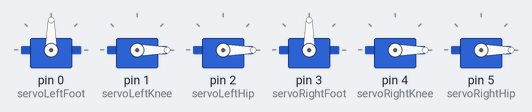
Recording of a sketch running on a simulated Arduino Uno, built with avr-gcc and run on an emulated ATmega328P. On the bench: 6 × servo.

Above: at 0.05 s.
At 4.97 s:
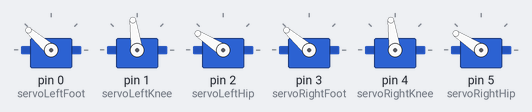
At 9.99 s:
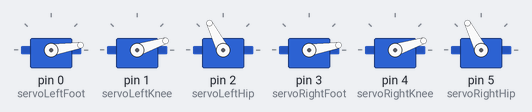
At 19.93 s:
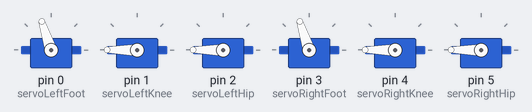
At 29.88 s:
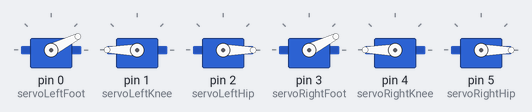
At 39.93 s:
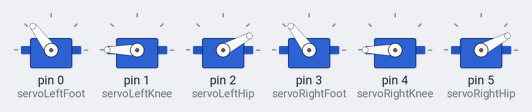
Timing chart, 0 to 40.0 s (numbered marks = the images above):
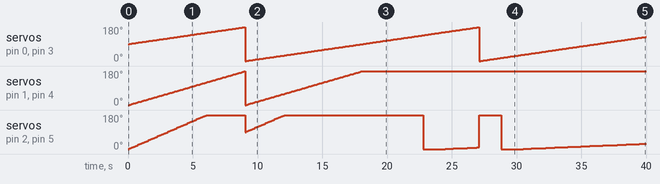

The sketch:

walk.ino
```cpp
#include <Servo.h>

// Create servo objects for each motor
Servo servoLeftFoot;
Servo servoLeftKnee;
Servo servoLeftHip;
Servo servoRightFoot;
Servo servoRightKnee;
Servo servoRightHip;

// Define the angles for each motor
int servoLeftFootAngle = 0;
int servoLeftKneeAngle = 90;
int servoLeftHipAngle = 90;
int servoRightFootAngle = 0;
int servoRightKneeAngle = 90;
int servoRightHipAngle = 90;

// Setup function
void setup() {
  // Attach each servo object to the corresponding pin on the servo driver
  servoLeftFoot.attach(0);
  servoLeftKnee.attach(1);
  servoLeftHip.attach(2);
  servoRightFoot.attach(3);
  servoRightKnee.attach(4);
  servoRightHip.attach(5);

  // Set the initial angles for each motor
  servoLeftFootAngle = 90;
  servoLeftKneeAngle = 0;
  servoLeftHipAngle = 0;
  servoRightFootAngle = 90;
  servoRightKneeAngle = 0;
  servoRightHipAngle = 0;
}

// Loop function
void loop() {
  // Move the motors to their respective angles
  servoLeftFoot.write(servoLeftFootAngle);
  servoLeftKnee.write(servoLeftKneeAngle);
  servoLeftHip.write(servoLeftHipAngle);
  servoRightFoot.write(servoRightFootAngle);
  servoRightKnee.write(servoRightKneeAngle);
  servoRightHip.write(servoRightHipAngle);

  // Delay for a short period of time
  delay(100);

  // Change the angles for each motor
  servoLeftFootAngle += 1;
  servoLeftKneeAngle += 2;
  servoLeftHipAngle += 3;
  servoRightFootAngle += 1;
  servoRightKneeAngle += 2;
  servoRightHipAngle += 3;

  // Check if the robot has reached the end of its travel
  if (servoLeftFootAngle >= 180) {
    // Reverse the direction of the robot
    servoLeftFootAngle -= 180;
    servoLeftKneeAngle -= 180;
    servoLeftHipAngle -= 180;
    servoRightFootAngle -= 180;
    servoRightKneeAngle -= 180;
    servoRightHipAngle -= 180;
  }
}
```

Measured:
- by itself, servo on pin 0 (servoLeftFoot), servo on pin 3 (servoRightFoot): ramps from 0° to 179° and jumps back, once every 18.1 s
- by itself, servo on pin 2 (servoLeftHip), servo on pin 5 (servoRightHip): 0° → 3° at 0.10 s, → 6° 0.10 s later, → 9° 0.10 s later, → 12° 0.10 s later, … (130 changes in this stretch)
- by itself, servo on pin 1 (servoLeftKnee), servo on pin 4 (servoRightKnee): 0° → 2° at 0.10 s, → 4° 0.10 s later, → 6° 0.10 s later, → 8° 0.10 s later, … (180 changes in this stretch)
